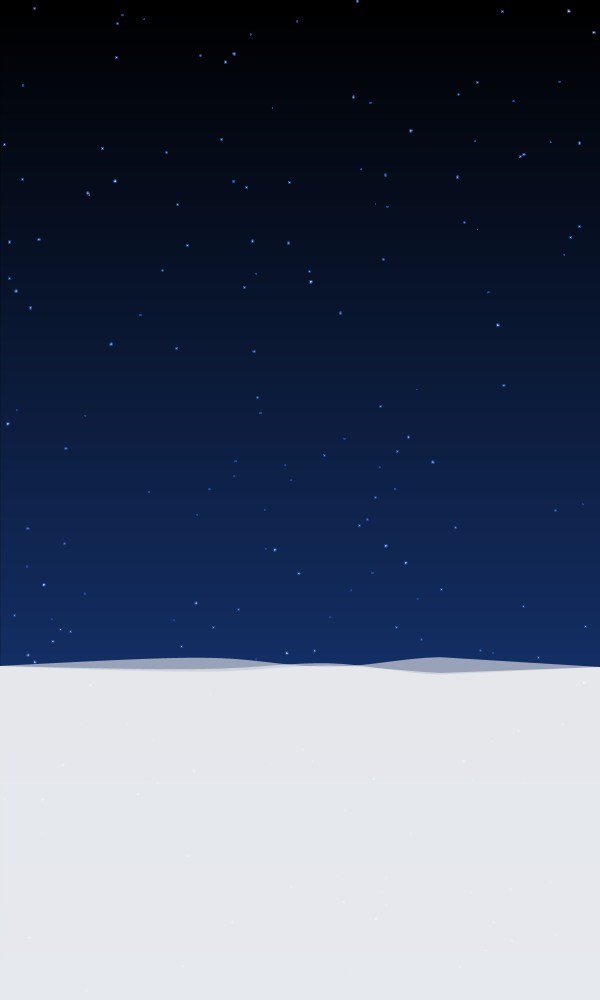
Frame 1 (no input)
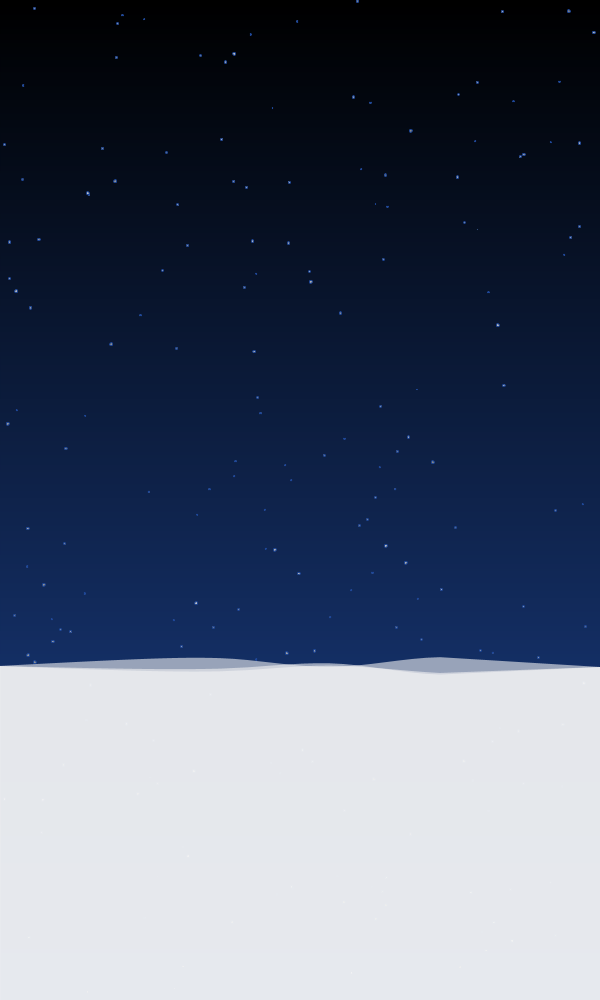
Frame 60 (the mouse pressed at the canvas centre just before this capture)
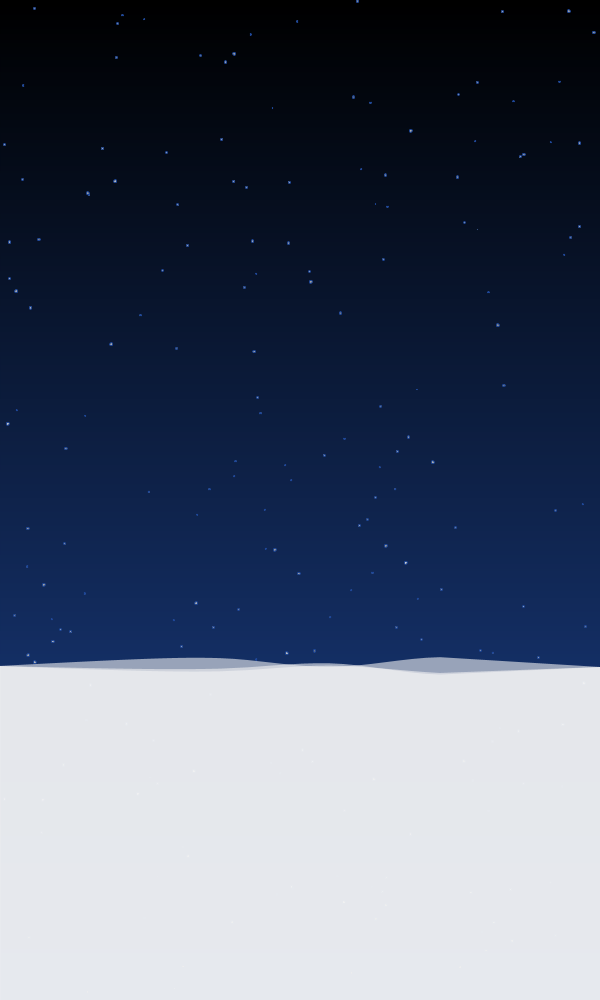
Frame 120 (the mouse held since frame 60 and released just before this capture)

The Processing sketch that drew these frames (run headless with seeded random() and noise(); from frame 60 on, the mouse is pressed at the canvas centre):

// Processing sketch: noc_merryxmas002
// ── noc_merryxmas002.pde
Star[] stars = new Star[200];

Ground ground01;
Ground ground02;
Ground ground03;

Sky sky;

void setup(){
  size(600, 1000);
  background(0);
  
  colorMode(HSB, 360, 100, 100);
  noStroke();
  smooth();
  
  // Star
  for(int i = 0; i < stars.length; i++){
    float size = sqrt(random(0.1, 8));
    float twink = random(22, 48);
    stars[i] = new Star(size, twink);
  }
  
  // Sky
  sky = new Sky(height);
  
  // Ground
  int gndheight = height / 3;
  ground01 = new Ground(gndheight);
  ground02 = new Ground(gndheight);
  ground03 = new Ground(gndheight);
}

void draw(){  
  // Sky
  sky.display();
  
  // Star
  for(int i = 0; i < stars.length; i++){
    stars[i].update();
    stars[i].display();
  }
  
  // Ground
  ground01.display();
  ground02.display();
  ground03.display();
}

class Star{
  float x, y, size, twink, shine;
  Star(float _s, float _t){
    size = _s;
    twink = _t;
    x = random(0, width);
    y = random(0, height);
  }
  
  void update(){
    shine = (random(twink, 98)+random(twink, 98)+random(twink, 98)+random(twink, 98)+random(twink, 98)+random(twink, 98))/6;
  }
  
  void display(){
    fill(0, 0, shine);
    ellipse(x, y, size, size);
  }
}

class Sky{
  int skyheight;
  
  Sky(int _h){
    skyheight = _h + 15;  
  }
  
  void display(){
    for(int i = 0; i < skyheight; i++){
      float g = 60.0 / skyheight * i;
      stroke(220, 80, g);
      line(0, i, width, i);
    }
  }
  
}


class Ground{
  float[] peaks = new float[width];
  int gndheight;
  
  Ground(int _h){
    gndheight = height - _h;
    for(int i = 0; i < peaks.length; i++){
      peaks[i] = random(-10, 10);
    }
  }
  
  void display(){
    noStroke();
    fill(0, 0, 96, 150);
    beginShape(); 
    vertex(-1, height / 3 * 2);
    for(int i = 0; i < width; i += 110){
      curveVertex(i, gndheight + peaks[i]);
    }
    vertex(width, gndheight); 
    vertex(width, height);
    vertex(-1, height);
    endShape(CLOSE);   
  }
}
